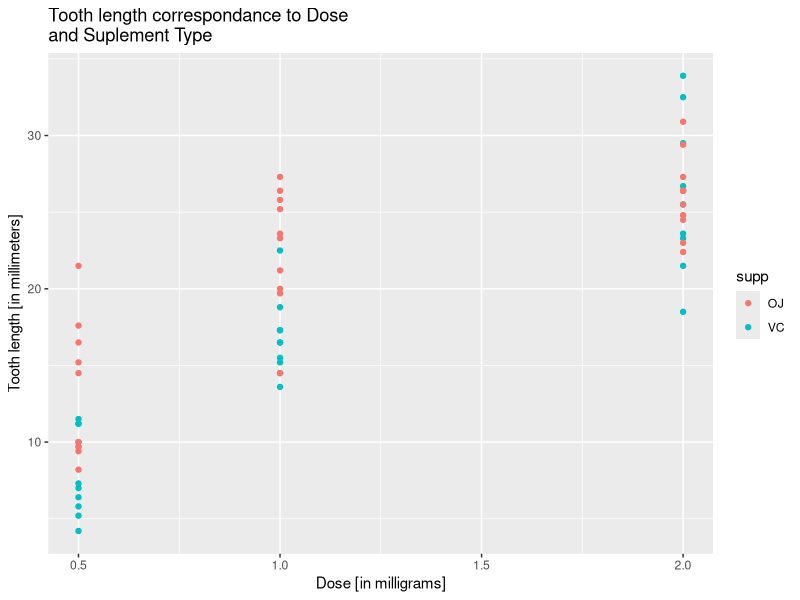
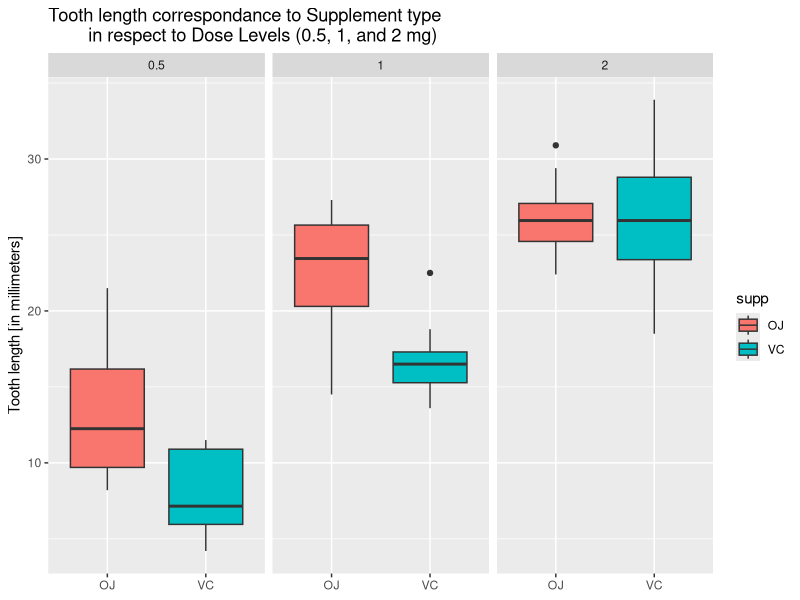

These figures' R source, in order: (Note: this script raises an error after producing the figures.)
## ---- chunk 1
library(ggplot2)
library(grid)
## ---- chunk 2
data(ToothGrowth)
str(ToothGrowth)
## ---- chunk 3
ggplot(aes(x=dose, y = len), data = ToothGrowth) +
  geom_point(aes(color = supp)) +
  labs( x="Dose [in milligrams]",
        y="Tooth length [in millimeters]",
        title="Tooth length correspondance to Dose\nand Suplement Type")

## ---- chunk 4
ggplot(aes(x = supp, y = len), data = ToothGrowth) +
  geom_boxplot(aes(fill = supp)) + facet_wrap(~ dose) +
  labs( x=NULL,
        y="Tooth length [in millimeters]", 
        title="Tooth length correspondance to Supplement type
        in respect to Dose Levels (0.5, 1, and 2 mg)")
## ---- chunk 5
Tooth.dose_05_to_10 <- subset(ToothGrowth, dose %in% c(0.5, 1.0))
Tooth.dose_05_to_20 <- subset(ToothGrowth, dose %in% c(0.5, 2.0))
Tooth.dose_10_to_20 <- subset(ToothGrowth, dose %in% c(1.0, 2.0))

t.test(len ~ dose, paired = FALSE, var.equal = FALSE, data = Tooth.dose_05_to_10)
t.test(len ~ dose, paired = FALSE, var.equal = FALSE, data = Tooth.dose_05_to_20)
t.test(len ~ dose, paired = FALSE, var.equal = FALSE, data = Tooth.dose_10_to_20)
## ---- chunk 6
t.test(len ~ supp, paired = FALSE, var.equal = FALSE, data = ToothGrowth)
## ---- chunk 7
Tooth.dose_05 <- subset(ToothGrowth, dose == 0.5)
Tooth.dose_10 <- subset(ToothGrowth, dose == 1.0)
Tooth.dose_20 <- subset(ToothGrowth, dose == 2.0)

t.test(len ~ supp, paired = FALSE, var.equal = FALSE, data = Tooth.dose_05)
t.test(len ~ supp, paired = FALSE, var.equal = FALSE, data = Tooth.dose_10)
t.test(len ~ supp, paired = FALSE, var.equal = FALSE, data = Tooth.dose_20)
